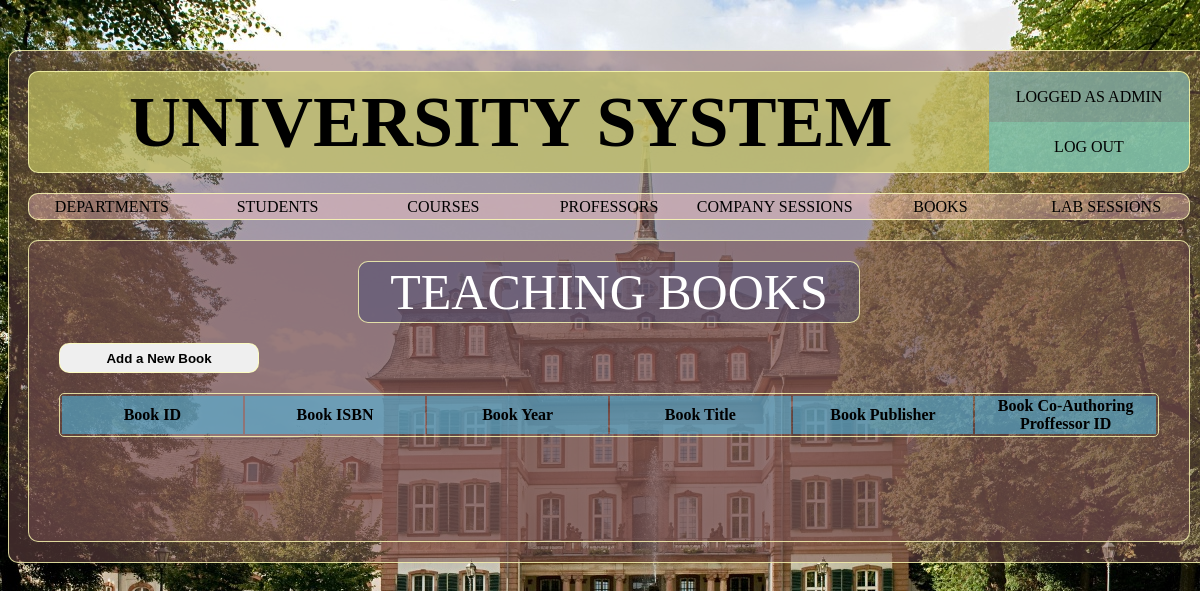
The app's page /pages/teachingbooks.php (signed in), older data.
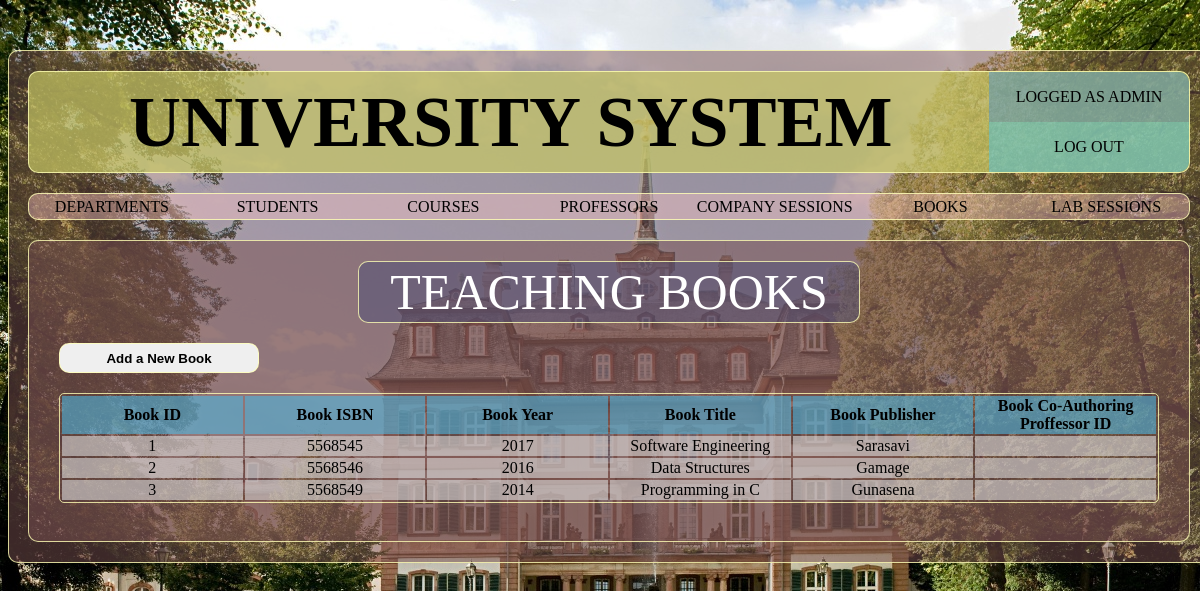
The same page, newer data.
### tables this page shows
CREATE TABLE `book` (
  `bookID` varchar(20) NOT NULL,
  `bookISBN` varchar(20) NOT NULL,
  `bookYear` int(5) NOT NULL,
  `bookTitle` varchar(100) NOT NULL,
  `bookPublisher` varchar(100) NOT NULL,
  `profID` varchar(20) DEFAULT NULL
);

### pages/teachingbooks.php (the view, shortened to what this page needs)
<?php
 require_once('layout/header.php');
?>
		<div class="container sub-page border-default">
			<div class="sub-page-box">
				<div class="container sub-page-title text-center border-default"> TEACHING BOOKS </div>
			</div>
			<div class="sub-page-box">
				<button name="add_new_book" class="sub-page-btn border-default" onclick="show_div()"> Add a New Book </button>
			</div>
			<div class="sub-page-box">
				<table class="container sub-page-table text-center">
					<tr>
                        <th>Book ID</th>
						<th>Book ISBN</th>
						<th>Book Year</th>
                        <th>Book Title</th>
						<th>Book Publisher</th>
						<th>Book Co-Authoring Proffessor ID</th>
					</tr>
                        <?php
                            require_once('../inc/config.php');
                            $query="SELECT * FROM book";
                        $userquery=mysqli_query($connection,$query);
                        if(mysqli_num_rows($userquery)>0){
                            while($row=mysqli_fetch_assoc($userquery)){
                                    echo "<tr><td>".$row['bookID']."</td>";
                                    echo "<td>".$row['bookISBN']."</td>";
                                    echo "<td>".$row['bookYear']."</td>";
                                    echo "<td>".$row['bookTitle']."</td>";
                                    echo "<td>".$row['bookPublisher']."</td>";
                                    echo "<td>".$row['profID']."</td></tr>";
                                }
                            }
                        ?>
				</table>
			</div>
		</div>
        </div>
</body>
</html>

Row changes from the older to the newer data that the page shows:
added book: bookID "1", bookISBN "5568545", bookYear "2017", bookTitle "Software Engineering", bookPublisher "Sarasavi"
added book: bookID "2", bookISBN "5568546", bookYear "2016", bookTitle "Data Structures", bookPublisher "Gamage"
added book: bookID "3", bookISBN "5568549", bookYear "2014", bookTitle "Programming in C", bookPublisher "Gunasena"
